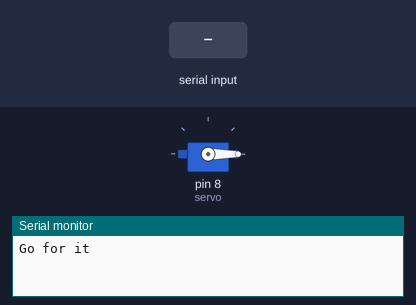
The sketch below on a simulated Arduino Uno, built with avr-gcc and run on an emulated ATmega328P. On the bench: servo, the last lines printed to the serial monitor. Inputs (shaded band) come from the test bench.

Above: at 2.2 s.
2.3 s: "90,45\n" received over Serial
At 4.1 s:
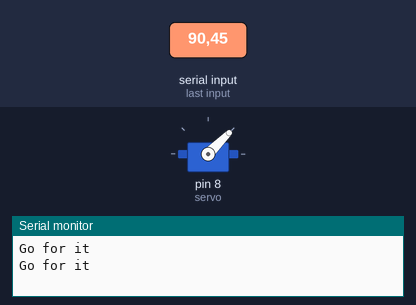
4.8 s: "30,150\n" received over Serial
At 7.0 s:
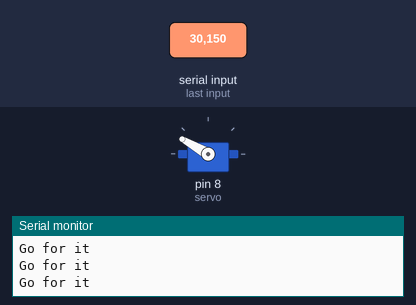
7.3 s: "200\n" received over Serial
At 8.4 s:
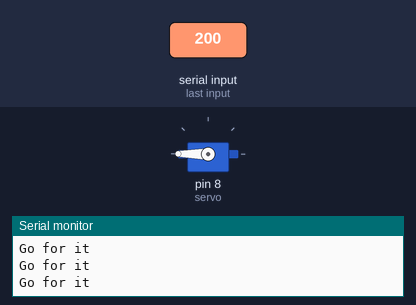
8.8 s: "0\n" received over Serial
At 9.5 s:
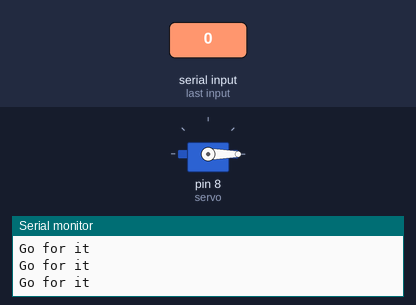
10.3 s: "90\n" received over Serial
At 10.6 s:
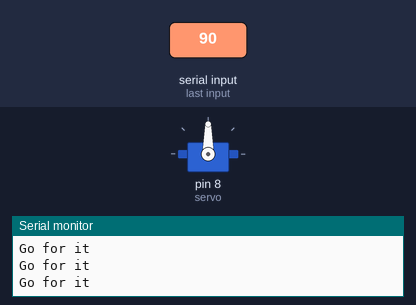
Timing chart, 0 to 12.8 s (numbered marks = the images above; inputs shaded):
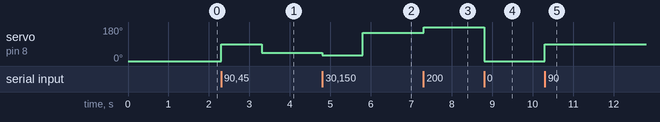

The sketch:

Spinner_Servo.ino
```cpp
  #include <Servo.h>
Servo servo;
void setup() {
  // put your setup code here, to run once:
Serial.begin(9600);

servo.attach(8);

servo.write(0);

delay(1000);
}

void loop() {
  // put your main code here, to run repeatedly:
  Serial.println("Go for it");
  while (Serial.available()==0){
    }
  int a =Serial.parseInt();
  servo.write(a);
  delay(1000);
  int dummy = Serial.read();

}
```

Measured:
- after the input at 2.3 s, servo on pin 8 (servo): 0° → 90° at once, → 45° 1.0 s later
- after the input at 4.8 s, servo on pin 8 (servo): 45° → 30° at once, → 150° 1.0 s later
- after the input at 7.3 s, servo on pin 8 (servo): 150° → 180° at once
- after the input at 8.8 s, servo on pin 8 (servo): 180° → 0° at once
- after the input at 10.3 s, servo on pin 8 (servo): 0° → 90° at once
